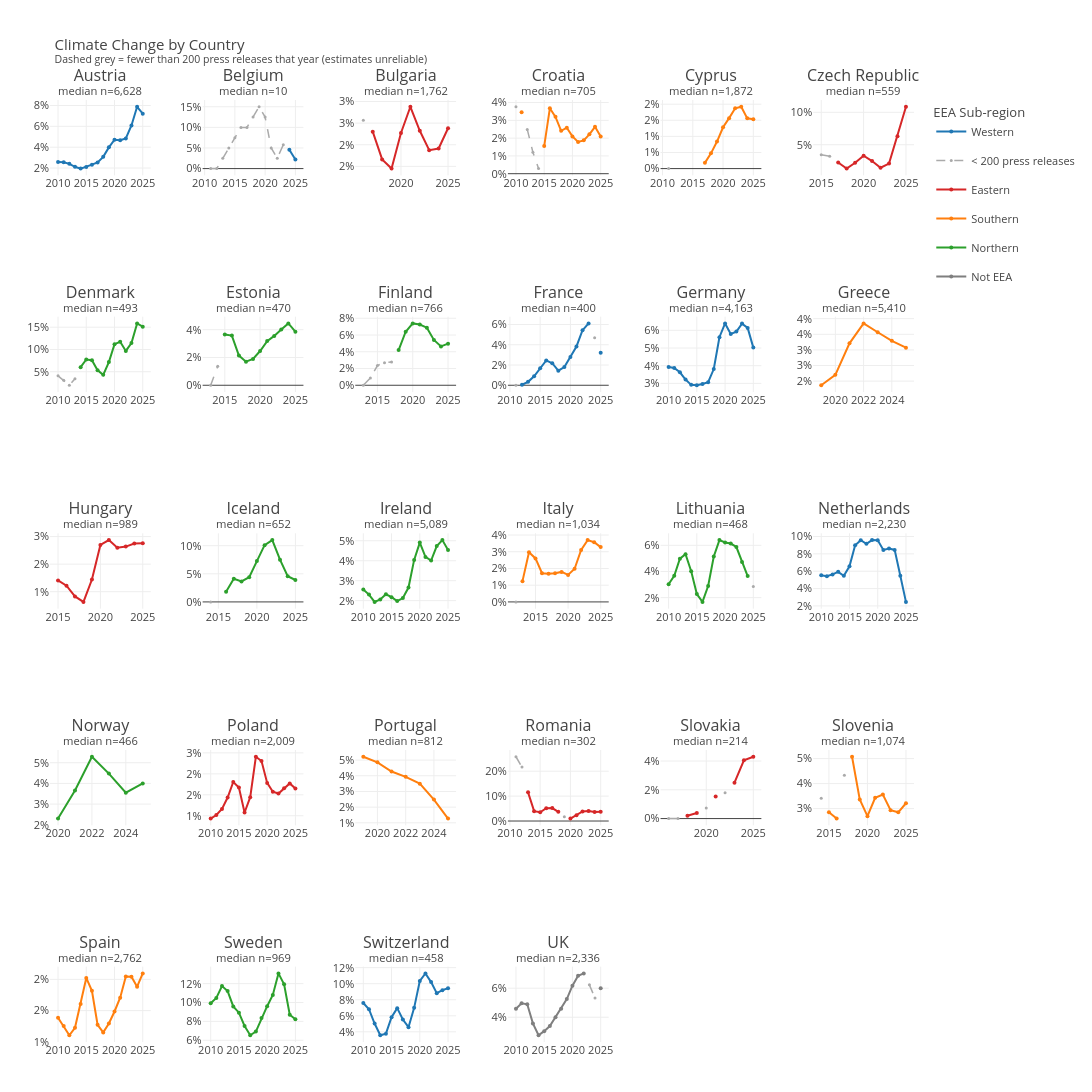
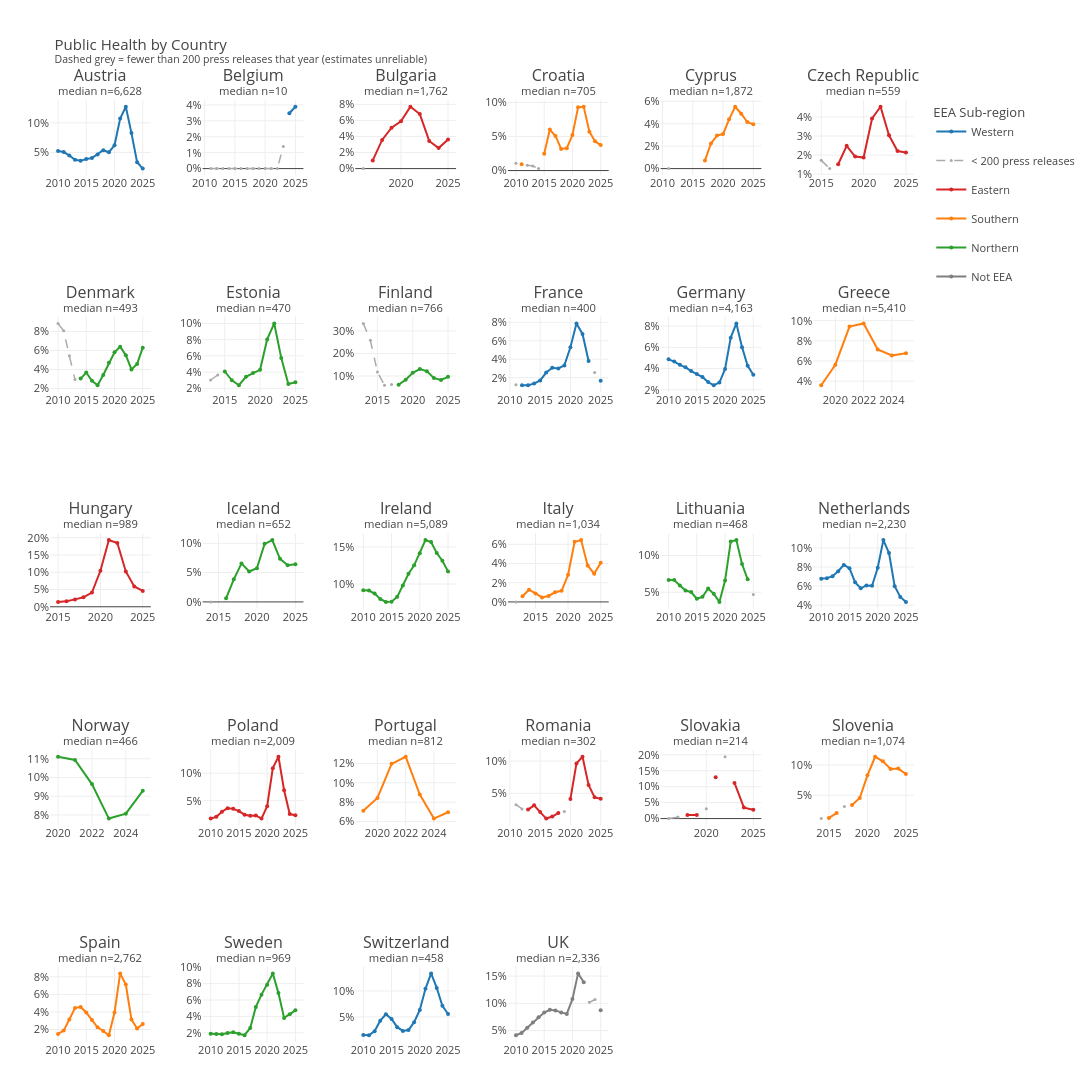
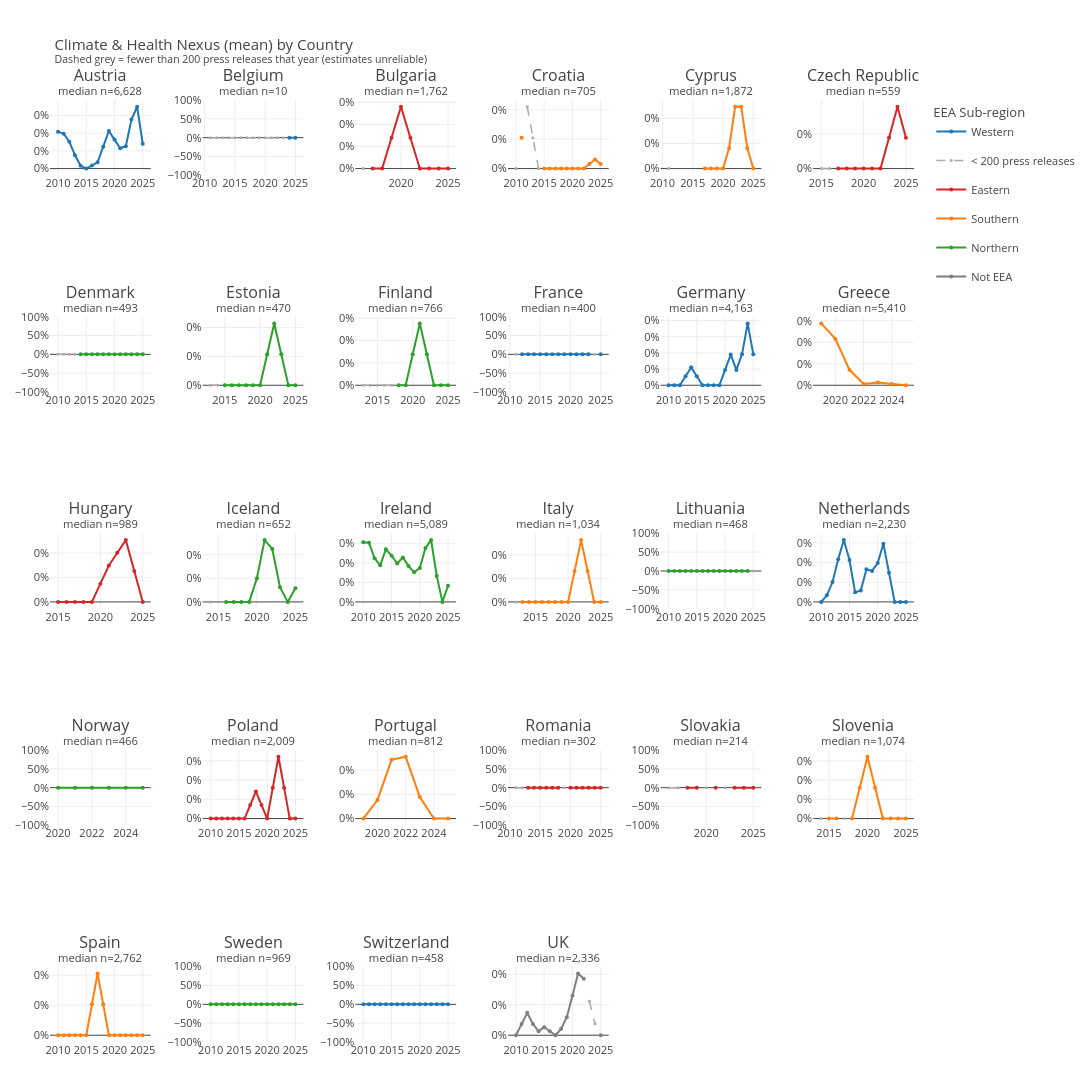

The code cell stored with these charts, in order, in its notebook:
### Markdown cell above
## Country-level figures

Four figures showing attention to climate change, public health, and the climate–health nexus by country, 2010–2025. Countries are coloured by EEA sub-region (Western / Eastern / Northern / Southern / UK). Each panel uses an independent y-axis to show within-country trends clearly. Dashed grey lines indicate years with fewer than 200 press releases, where proportion estimates are unreliable.

### Code cell
# ── Country-level figures ─────────────────────────────────────────────────────

df_country = pd.read_csv('../data/indicator_5_3_3_country.csv')
df_country = df_country[df_country['year'] < 2026]

# Fix duplicate Czech Republic entries (scraping artefact)
df_country['country'] = df_country['country'].replace('Czech_Republic', 'Czech Republic')
df_country = df_country.groupby(['country', 'year'], as_index=False).sum(numeric_only=True)

# ── Infer total press releases per country-year from sum/mean ────────────────
def infer_n_total(row):
    for sum_col, mean_col in [
        ('environment_climate_issue1_sum', 'environment_climate_issue1_mean'),
        ('healthcare_issue1_sum',          'healthcare_issue1_mean'),
        ('climate_health_sum',             'climate_health_mean'),
    ]:
        if row[mean_col] > 0:
            return round(row[sum_col] / row[mean_col])
    return np.nan

df_country['n_total'] = df_country.apply(infer_n_total, axis=1)

MIN_N = 200

# ── EEA sub-region colours (hardcoded — not in 2025 CSV) ────────────────────
country_region = {
    'Austria':        'Western',
    'Belgium':        'Western',
    'France':         'Western',
    'Germany':        'Western',
    'Netherlands':    'Western',
    'Switzerland':    'Western',
    'Bulgaria':       'Eastern',
    'Czech Republic': 'Eastern',
    'Hungary':        'Eastern',
    'Poland':         'Eastern',
    'Romania':        'Eastern',
    'Slovakia':       'Eastern',
    'Denmark':        'Northern',
    'Estonia':        'Northern',
    'Finland':        'Northern',
    'Iceland':        'Northern',
    'Ireland':        'Northern',
    'Lithuania':      'Northern',
    'Norway':         'Northern',
    'Sweden':         'Northern',
    'Croatia':        'Southern',
    'Cyprus':         'Southern',
    'Greece':         'Southern',
    'Italy':          'Southern',
    'Portugal':       'Southern',
    'Slovenia':       'Southern',
    'Spain':          'Southern',
    'UK':             'Not EEA',
}

region_colors = {
    'Western':  '#1f77b4',
    'Eastern':  '#d62728',
    'Northern': '#2ca02c',
    'Southern': '#ff7f0e',
    'Not EEA':  '#7f7f7f',
}

df_country['region'] = df_country['country'].map(country_region).fillna('Not EEA')

country_subplot_configs = {
    'environment_climate_issue1_mean': {
        'title': 'Climate Change by Country',
        'filename': 'indicator_5_3_3_country_climate_change.pdf',
        'format_pct': True,
    },
    'healthcare_issue1_mean': {
        'title': 'Public Health by Country',
        'filename': 'indicator_5_3_3_country_public_health.pdf',
        'format_pct': True,
    },
    'climate_health_mean': {
        'title': 'Climate & Health Nexus (mean) by Country',
        'filename': 'indicator_5_3_3_country_nexus_mean.pdf',
        'format_pct': True,
    },
    'climate_health_sum': {
        'title': 'Climate & Health Nexus (sum) by Country',
        'filename': 'indicator_5_3_3_country_nexus_sum.pdf',
        'format_pct': False,
    },
}

countries_sorted = sorted(df_country['country'].unique())
df_country['country'] = pd.Categorical(df_country['country'],
                                        categories=countries_sorted, ordered=True)
NCOLS = 6


def create_country_figure(df, col, config, save_path, min_n=MIN_N):
    """
    Faceted small-multiples figure: one panel per country, coloured by EEA sub-region.

    Years with fewer than `min_n` total press releases are shown as dashed grey.
    None values are inserted so the two traces never overlap and lines break
    cleanly at transitions. Panel titles include each country's median annual n.
    """
    # Apply 2-pass rolling smoothing per country
    smoothed = []
    for country in countries_sorted:
        sub = df[df['country'] == country].copy().sort_values('year')
        sub[col] = sub[col].rolling(window=2, min_periods=1).mean()
        sub[col] = sub[col].rolling(window=2, min_periods=1).mean()
        smoothed.append(sub)
    df_sm = pd.concat(smoothed, ignore_index=True)

    nrows = -(-len(countries_sorted) // NCOLS)

    median_n = df.groupby('country')['n_total'].median().reindex(countries_sorted)
    panel_titles = [
        f"{c}<br><sup>median n={int(median_n[c]):,}</sup>"
        if pd.notna(median_n[c]) else f"{c}<br><sup>median n=?</sup>"
        for c in countries_sorted
    ]

    fig = make_subplots(
        rows=nrows, cols=NCOLS,
        subplot_titles=panel_titles,
        horizontal_spacing=0.06,
        vertical_spacing=0.15,
    )

    seen_regions = set()
    lo_legend_added = False

    for idx, country in enumerate(countries_sorted):
        row     = idx // NCOLS + 1
        col_num = idx % NCOLS + 1
        sub     = df_sm[df_sm['country'] == country].sort_values('year')

        region_label = df[df['country'] == country]['region'].iloc[0]
        color = region_colors.get(region_label, '#888888')

        # Build parallel arrays — each year belongs to exactly one trace
        x_hi, y_hi = [], []
        x_lo, y_lo = [], []
        for _, r in sub.iterrows():
            is_reliable = pd.notna(r['n_total']) and r['n_total'] >= min_n
            if is_reliable:
                x_hi.append(r['year']);  y_hi.append(r[col])
                x_lo.append(None);       y_lo.append(None)
            else:
                x_hi.append(None);       y_hi.append(None)
                x_lo.append(r['year']);  y_lo.append(r[col])

        # Reliable years: solid coloured line
        fig.add_trace(
            go.Scatter(
                x=x_hi, y=y_hi,
                mode='lines+markers',
                name=region_label,
                line=dict(color=color, width=2),
                marker=dict(size=4),
                connectgaps=False,
                showlegend=(region_label not in seen_regions),
                legendgroup=region_label,
            ),
            row=row, col=col_num,
        )
        seen_regions.add(region_label)

        # Low-n years: dashed grey line
        if any(v is not None for v in y_lo):
            fig.add_trace(
                go.Scatter(
                    x=x_lo, y=y_lo,
                    mode='lines+markers',
                    name=f'< {min_n} press releases',
                    line=dict(color='#aaaaaa', width=1.5, dash='dash'),
                    marker=dict(size=3, color='#aaaaaa'),
                    connectgaps=False,
                    showlegend=not lo_legend_added,
                    legendgroup='low_n',
                ),
                row=row, col=col_num,
            )
            lo_legend_added = True

        if config['format_pct']:
            fig.update_yaxes(tickformat='.0%', row=row, col=col_num)

    fig.update_layout(
        title=dict(
            text=(f"{config['title']}"
                  f"<br><sup>Dashed grey = fewer than {min_n:,} press releases "
                  f"that year (estimates unreliable)</sup>"),
            x=0.05,
        ),
        width=1400,
        height=220 * nrows + 120,
        template='presentation',
        font=dict(size=11),
        legend_title='EEA Sub-region',
        margin=dict(l=50, r=30, t=100, b=50),
    )

    fig.write_image(save_path, scale=3)
    print(f'Saved: {save_path}')
    fig.show()


for col, config in country_subplot_configs.items():
    save_path = f"../appendix/{config['filename']}"
    create_country_figure(df_country, col, config, save_path)
